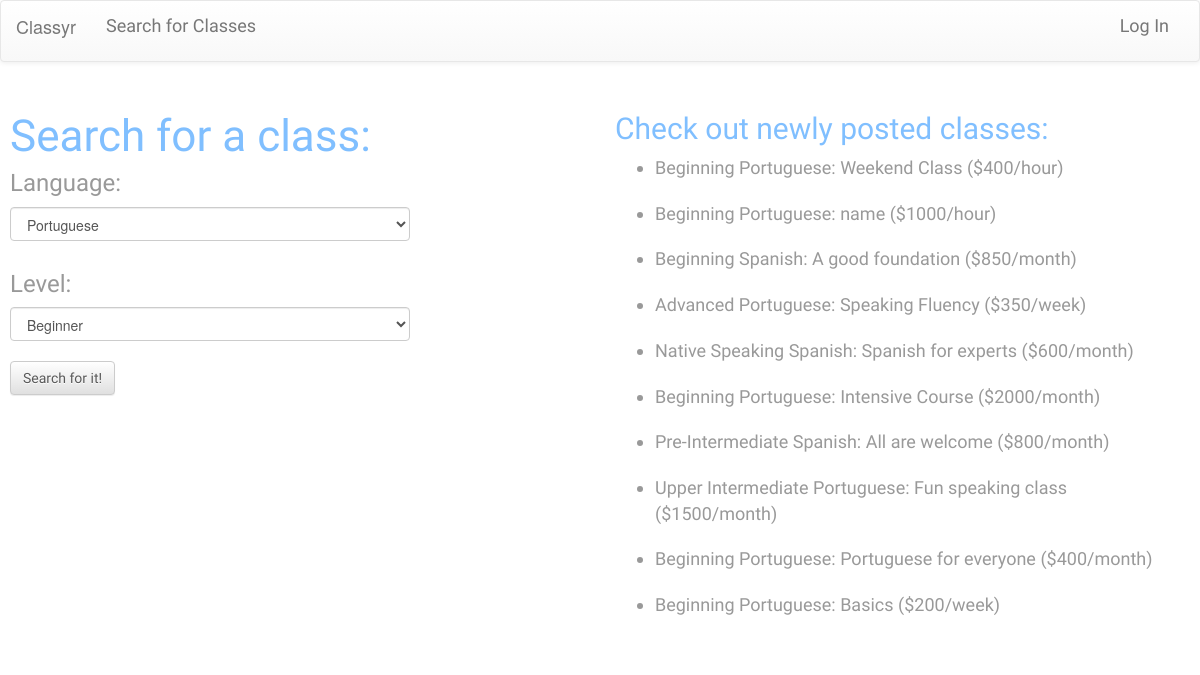
Screenshot of /search with the database file from the repository.
### model.py (models this page shows, shortened)
class Classroom(db.Model):
    __tablename__ = "classes"
    class_id = db.Column(db.Integer, autoincrement=True, primary_key=True)
    class_name = db.Column(db.String(35), nullable=False)
    language = db.Column(db.String(40), nullable=False)
    level = db.Column(db.String, nullable=False)
    cost = db.Column(db.Integer, nullable=True)
    per_time = db.Column(db.String, nullable=False)
    base_price = db.Column(db.Float)
    min_students = db.Column(db.Integer, nullable=False)
    max_students = db.Column(db.Integer, nullable=False)
    address = db.Column(db.String, nullable=True)
    class_days = db.Column(db.String, nullable=False)
    start_date = db.Column(db.DateTime, nullable=False)
    end_date = db.Column(db.DateTime, nullable=True)
    start_time = db.Column(db.DateTime, nullable=False)
    end_time = db.Column(db.DateTime, nullable=False)
    rating = db.Column(db.Integer, nullable=True)
    rating_count = db.Column(db.Integer)
    create_date = db.Column(db.DateTime)
    c_count = db.Column(db.Integer)
    hide_reviews = db.Column(db.Boolean, default=0)

### server.py (the view)
@app.route('/search')
def search_classes():
    new = Classroom.query.order_by(Classroom.create_date.desc()).limit(10).all()
    if session:
        user_email = db.session.query(User).filter(User.user_id == session["user_id"]).first()
        user_username = user_email.username
        return render_template('search.html', user_username=user_username, new=new)
    return render_template('search.html', user_username=None, new=new)

### templates/search.html (shortened to what this page needs)
{% extends 'base.html' %}
{% block body %}
<div class="row" id="search-padding">
  <div class="col-sm-6 col-md-5 col-lg-6">
    <h1>Search for a class:</h1>
      <form id="searchparams" method="GET" action="/search-results" data-target=".bs-example-modal-lg" >
        <div>
          <h5 class="subtitle">Language:</h5>
          <select name="languagetype" class="form-control">
              <option value="Portuguese">Portuguese</option>
          </select>
        </div>
      <br>
        <div>
          <h5 class="subtitle">Level:</h5>
          <select name="leveltype" class="form-control">
              <option value="Beginning">Beginner</option>
          </select>
      </div>
      <div>
        <button id="submission" class="btn btn-default">Search for it!</button>
      </div>
    </form>
   </div>
  <div class="col-sm-6 col-md-5 col-md-offset-1 col-lg-6 col-lg-offset-0">
    <h2 class="title">Check out newly posted classes:</h2>
    {% for n in new %}
    <ul id="new-classes">
      <a href="/class-info/{{ n.class_id }}"><li>{{ n.level }} {{ n.language }}: {{ n.class_name }} (${{ n.cost }}/{{ n.per_time }})</li></a>
    </ul>
    {% endfor %}
  </div>
</div>
{% endblock %}

### static/project.css (style rules this page uses)
body { background-image: url(/static/stardust.png) }
h1 { font-family: 'Courgette', cursive; font-size: 44px; color: #80bfff; }
h2 { font-family: 'Courgette', cursive; font-size: 30px; color: #e6e6e6; }
h5 { font-family: 'PT Sans', sans-serif; font-size: 18px; color: #e6e6e6; }
.subtitle { font-family: 'PT Sans', sans-serif; font-size: 24px; color: #999999; }
li { font-family: 'PT Sans', sans-serif; font-size: 18px; color: #999999; padding-bottom: 10px; }
#search-padding { padding: 10px; }
.title { color: #80bfff; }
.form-control { width: 400px; }
.btn-default { font-family: 'Courgette', cursive; color: #595959; }

### rows the page displays
Classroom: level "Beginning", language "Portuguese", class_name "Weekend Class", cost "400", per_time "hour"
Classroom: level "Beginning", language "Portuguese", class_name "name", cost "1000", per_time "hour"
Classroom: level "Beginning", language "Spanish", class_name "A good foundation", cost "850", per_time "month"
Classroom: level "Advanced", language "Portuguese", class_name "Speaking Fluency", cost "350", per_time "week"
Classroom: level "Native Speaking", language "Spanish", class_name "Spanish for experts", cost "600", per_time "month"
Classroom: level "Beginning", language "Portuguese", class_name "Intensive Course", cost "2000", per_time "month"
Classroom: level "Pre-Intermediate", language "Spanish", class_name "All are welcome", cost "800", per_time "month"
Classroom: level "Upper Intermediate", language "Portuguese", class_name "Fun speaking class", cost "1500", per_time "month"
Classroom: level "Beginning", language "Portuguese", class_name "Portuguese for everyone", cost "400", per_time "month"
Classroom: level "Beginning", language "Portuguese", class_name "Basics", cost "200", per_time "week"
